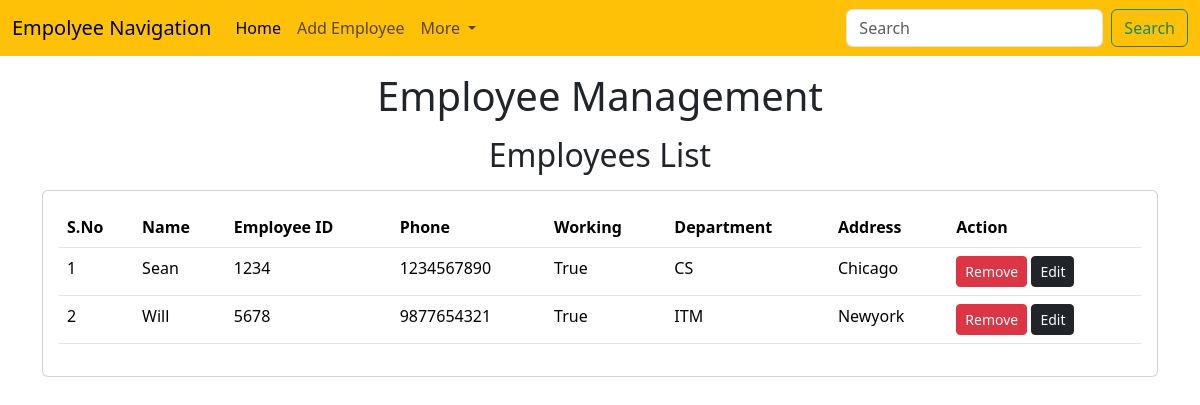
The page /emp/home/ on the database as committed earlier.
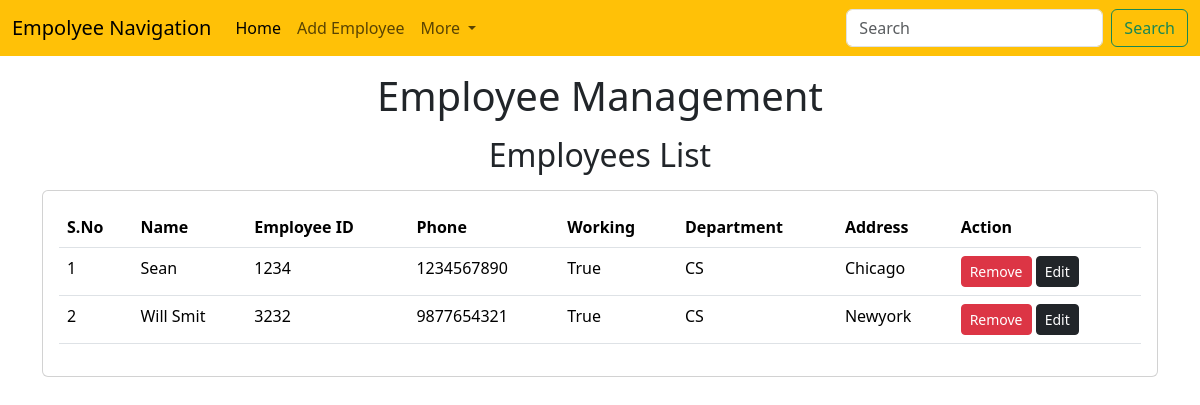
The same page on the database as committed later.
### emp/models.py (models this page shows)
class Emp(models.Model):
    name=models.CharField(max_length=200)
    emp_id=models.CharField(max_length=200)
    phone=models.CharField(max_length=10)
    address=models.CharField(max_length=150)
    working=models.BooleanField(default=True)
    department=models.CharField(max_length=10)

### emp/views.py (the view)
# urls.py: path("home/",emp_home),
def emp_home(request):
    emps=Emp.objects.all()
    return render(request, "emp/home.html", {
        'emps':emps
    })

### templates/emp/home.html (shortened to what this page needs)
<!doctype html>
<html lang="en">
  <head>
    <link href="https://cdn.jsdelivr.net/npm/bootstrap@5.3.3/dist/css/bootstrap.min.css" rel="stylesheet">
  </head>
  <body>
    {% include 'emp/navbar.html' %}
    <h1 class="text-center my-3">Employee Management</h1>
    <h2 class="text-center my-3">Employees List</h2>
    <div class="container">
      <div class="row">
        <div class="col-md-12">
          <div class="card">
            <div class="card-body">
              <table class="table">
                <thead>
                  <tr>
                    <th>S.No</th>
                    <th>Name</th>
                    <th>Employee ID</th>
                    <th>Phone</th>
                    <th>Working</th>
                    <th>Department</th>
                    <th>Address</th>
                    <th>Action</th>
                  </tr>
                </thead>
                <tbody>
                  {% for e in emps %}
                  <tr>
                    <td>{{forloop.counter}}</td>
                    <td>{{e.name}}</td>
                    <td>{{e.emp_id}}</td>
                    <td>{{e.phone}}</td>
                    <td>{{e.working}}</td>
                    <td>{{e.department}}</td>
                    <td>{{e.address}}</td>
                    <td>
                      <a href="/emp/delete-emp/{{e.id}}" class="btn btn-danger btn-sm">Remove</a>
                      <a href="/emp/update-emp/{{e.id}}" class="btn btn-dark btn-sm">Edit</a>
                    </td>
                  </tr>
                  {% endfor %}
                </tbody>
              </table>
            </div>
          </div>
        </div>
      </div>
    </div>
  </body>
</html>

### templates/emp/navbar.html (shortened to what this page needs)
<nav class="navbar navbar-expand-lg bg-warning">
    <div class="container-fluid">
      <a class="navbar-brand" href="#">Empolyee Navigation</a>
      <div class="collapse navbar-collapse" id="navbarSupportedContent">
        <ul class="navbar-nav me-auto mb-2 mb-lg-0">
          <li class="nav-item">
            <a class="nav-link active" aria-current="page" href="/emp/home/">Home</a>
          </li>
          <li class="nav-item">
            <a class="nav-link" href="/emp/add-emp/">Add Employee</a>
          </li>
          <li class="nav-item dropdown">
            <a class="nav-link dropdown-toggle" href="#" role="button" data-bs-toggle="dropdown" aria-expanded="false">
              More
            </a>
          </li>
        </ul>
        <form class="d-flex" role="search">
          <input class="form-control me-2" type="search" placeholder="Search" aria-label="Search">
          <button class="btn btn-outline-success" type="submit">Search</button>
        </form>
      </div>
    </div>
  </nav>

Rows that differ between the two databases and show on the page:
changed Emp "Newyork": name "Will" → "Will Smit"; emp_id "5678" → "3232"; department "ITM" → "CS"
